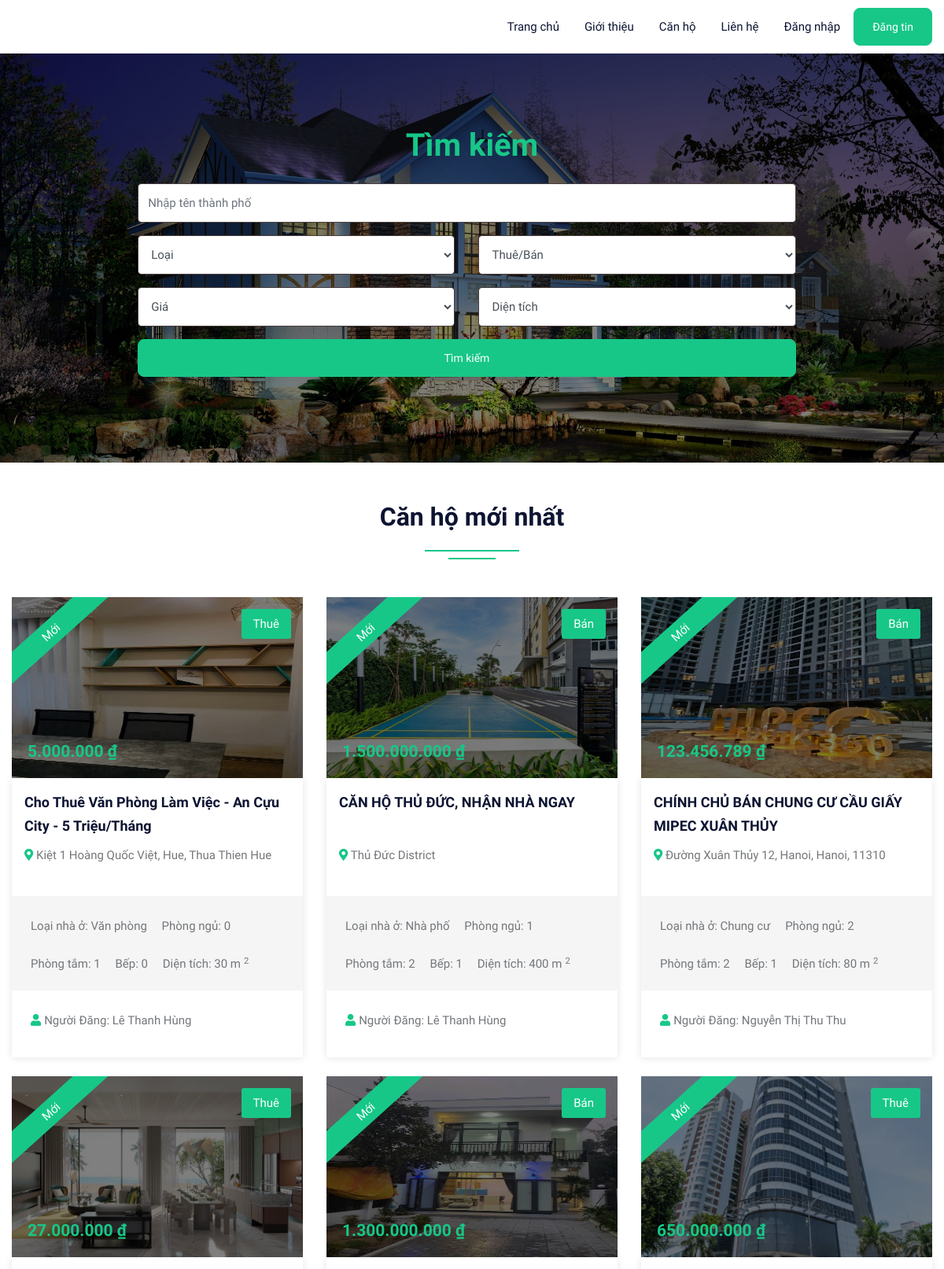
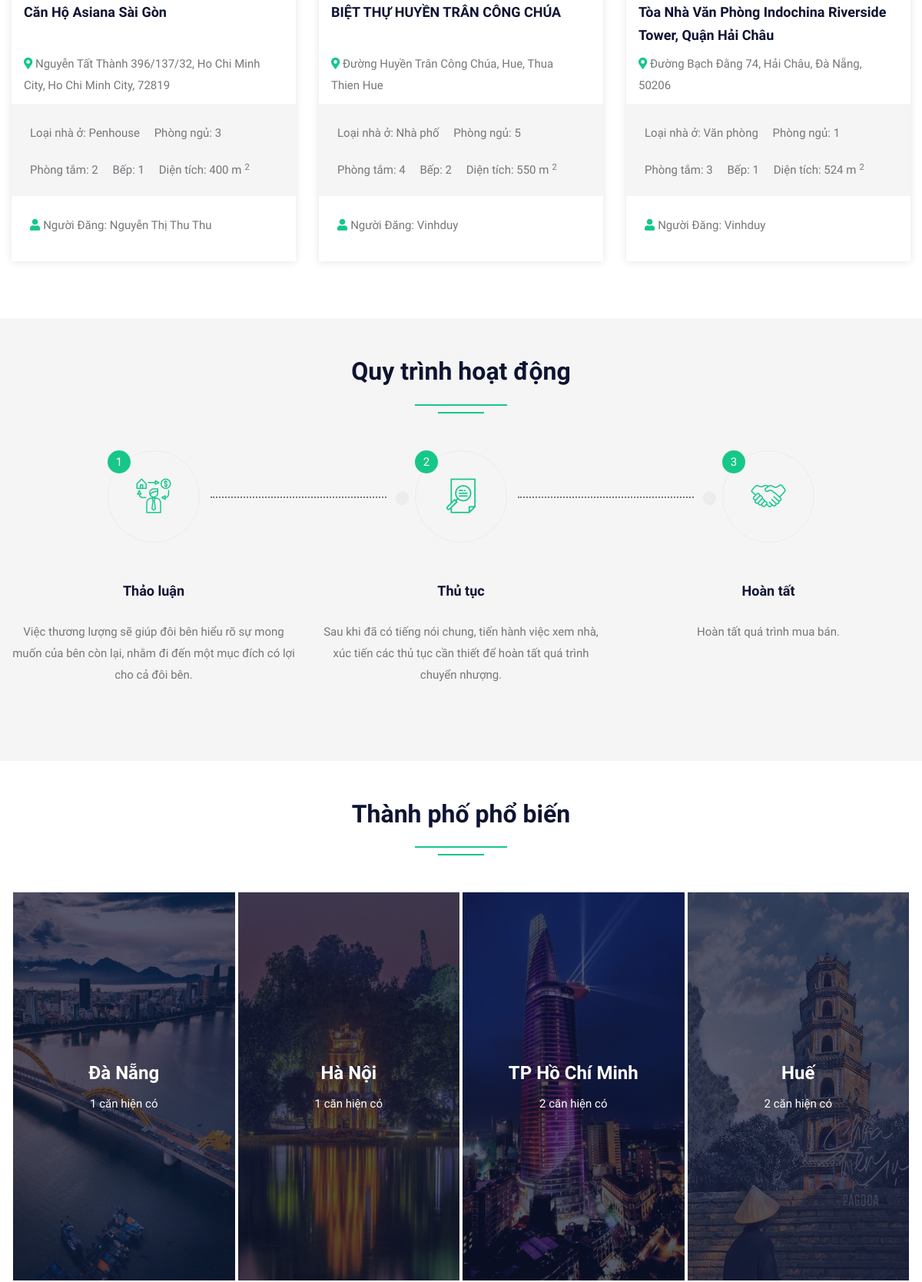
The page / (upper part) on the database its author committed (2 pictures, top to bottom).
### tables this page shows
CREATE TABLE `property` (
  `pid` int(50) NOT NULL,
  `title` varchar(200) NOT NULL,
  `pcontent` longtext NOT NULL,
  `type` varchar(100) NOT NULL,
  `pool` varchar(50) NOT NULL,
  `stype` varchar(100) NOT NULL,
  `bedroom` int(50) NOT NULL,
  `bathroom` int(50) NOT NULL,
  `direction` varchar(50) NOT NULL,
  `kitchen` int(50) NOT NULL,
  `parkinglot` varchar(50) NOT NULL,
  `floor` varchar(50) NOT NULL,
  `size` int(50) NOT NULL,
  `price` int(50) NOT NULL,
  `location` varchar(200) NOT NULL,
  `district` varchar(100) NOT NULL,
  `city` varchar(100) NOT NULL,
  `pimage` varchar(300) DEFAULT NULL,
  `pimage1` varchar(300) DEFAULT NULL,
  `pimage2` varchar(300) DEFAULT NULL,
  `pimage3` varchar(300) DEFAULT NULL,
  `pimage4` varchar(300) DEFAULT NULL,
  `uid` int(50) NOT NULL,
  `status` varchar(50) NOT NULL,
  `mapimage` varchar(300) NOT NULL,
  `security` varchar(50) NOT NULL,
  `date` datetime NOT NULL DEFAULT current_timestamp(),
  `lat` text NOT NULL,
  `long` text NOT NULL
);

CREATE TABLE `user` (
  `uid` int(50) NOT NULL,
  `uname` varchar(100) NOT NULL,
  `uemail` varchar(100) NOT NULL,
  `uphone` varchar(20) NOT NULL,
  `upass` varchar(50) NOT NULL,
  `uimage` varchar(300) DEFAULT NULL,
  `role` varchar(20) DEFAULT 'user'
);

### index.php (the view, shortened to what the rows shown need)
<?php
$fmt = numfmt_create('vi_VN', NumberFormatter::CURRENCY);
?>
<!DOCTYPE html>
<html lang="en">
<head>
    <link rel="stylesheet" type="text/css" href="css/bootstrap.min.css">
    <link rel="stylesheet" type="text/css" href="css/bootstrap-slider.css">
    <link rel="stylesheet" type="text/css" href="css/jquery-ui.css">
    <link rel="stylesheet" type="text/css" href="css/layerslider.css">
    <link rel="stylesheet" type="text/css" href="css/color.css" id="color-change">
    <link rel="stylesheet" type="text/css" href="css/owl.carousel.min.css">
    <link rel="stylesheet" type="text/css" href="css/font-awesome.min.css">
    <link rel="stylesheet" type="text/css" href="fonts/flaticon/flaticon.css">
    <link rel="stylesheet" type="text/css" href="css/style.css">
</head>
<body>
    <div id="page-wrapper">
        <div class="row">
            <?php include("include/header.php"); ?>
            <div class="overlay-black w-100 slider-banner1 position-relative" style="background-image: url('images/banner/01.jpg'); background-size: cover; background-position: center center; background-repeat: no-repeat;">
                <div class="container h-100">
                    <div class="row h-100 align-items-center">
                        <div class="col-lg-12">
                            <div class="text-white">
                                <h1 class="mb-4" style="text-align:center"><span class="text-primary">Tìm kiếm</span><br></h1>
                            </div>
                        </div>
                    </div>
                </div>
            </div>
            <div class="full-row ">
                <div class="container">
                    <div class="row">
                        <div class="col-md-12">
                            <h2 class="text-secondary double-down-line text-center mb-4">Căn hộ mới nhất</h2>
                        </div>
                        <div class="col-md-12">
                            <div class="tab-content mt-4" id="pills-tabContent">
                                <div class="tab-pane fade show active" id="pills-home" role="tabpanel" aria-labelledby="pills-home">
                                    <div class="row">
                                        <?php $query = mysqli_query($con, "SELECT property.*, user.uname,user.uimage FROM `property`,`user` WHERE property.uid=user.uid && property.status='Khả dụng' ORDER BY date DESC LIMIT 9");
                                        while ($row = mysqli_fetch_array($query)) {
                                        ?>
                                            <div class="col-md-6 col-lg-4">
                                                <div class="featured-thumb hover-zoomer mb-4">
                                                    <div class="overlay-black overflow-hidden position-relative"> <img class="property-img" src="admin/property/<?php echo $row['17']; ?>" alt="pimage">
                                                        <div class="featured bg-primary text-white">Mới</div>
                                                        <div class="sale text-white text-capitalize" style="background-color: #17c788"><?php echo $row['5']; ?></div>
                                                        <div class="price text-primary"><b><?php echo numfmt_format_currency($fmt, $row['13'], "VND"); ?> </b></div>
                                                    </div>
                                                    <div class="featured-thumb-data shadow-one">
                                                        <div class="p-3">
                                                            <h5 class="text-secondary hover-text-primary mb-2 text-capitalize title-pro"><a href="propertydetail.php?pid=<?php echo $row['0']; ?>"><?php echo $row['1']; ?></a></h5>
                                                            <div class="address-pro">
                                                                <span class="location text-capitalize"><i class="fas fa-map-marker-alt text-primary"></i> <?php echo $row['14']; ?></span>
                                                            </div>
                                                        </div>
                                                        <div class="bg-gray quantity px-4 pt-4">
                                                            <ul>
                                                                <li>Loại nhà ở: <?php echo $row['3']; ?></li>
                                                                <li>Phòng ngủ: <?php echo $row['6']; ?></li>
                                                                <li>Phòng tắm: <?php echo $row['7']; ?></li>
                                                                <li>Bếp: <?php echo $row['9']; ?></li>
                                                                <li>Diện tích: <?php echo $row['12']; ?> m<sup>2</li>
                                                            </ul>
                                                        </div>
                                                        <div class="p-4 d-inline-block w-100">
                                                            <div class="float-left text-capitalize"><i class="fas fa-user text-primary mr-1"></i>Người đăng: <?php echo $row['uname']; ?></div>
                                                        </div>
                                                    </div>
                                                </div>
                                            </div>
                                        <?php } ?>
                                    </div>
                                </div>
                            </div>
                        </div>
                    </div>
                </div>
            </div>
                <div class="full-row bg-gray">
                    <div class="container">
                        <div class="row">
                            <div class="col-lg-12">
                                <h2 class="text-secondary double-down-line text-center mb-5">Quy trình hoạt động</h2>
                            </div>
                        </div>
                    </div>
                </div>
            <div class="full-row " style="padding: 50px 0 0 0">
                <div class="container">
                    <div class="row">
                        <div class="col-lg-12">
                            <h2 class="text-secondary double-down-line text-center mb-5">Thành phố phổ biến</h2>
                        </div>
                    </div>
                    <div class="col-lg-12">
                        <div class="row">
                            <div class="col-md-6 col-lg-3 pb-1">
                                <div class="overflow-hidden position-relative overlay-secondary hover-zoomer mx-n13 z-index-9"> <img src="images/thumbnail4/danang_tn.jpg" alt="">
                                    <div class="text-white xy-center z-index-9 position-absolute text-center w-100">
                                        <?php
                                        $query = mysqli_query($con, "SELECT count(city), property.* FROM property where city='Đà Nẵng'&&status='Khả dụng'");
                                        while ($row = mysqli_fetch_array($query)) {
                                        ?>
                                            <h4 class="hover-text-primary text-capitalize"><a href="cityproperty.php?id=<?php echo $row['17'] ?>"><?php echo $row['city']; ?></a></h4>
                                            <span><?php
                                                    $total = $row[0];
                                                    echo $total; ?> căn hiện có</span>
                                    </div>
                                <?php } ?>
                                </div>
                            </div>
                            <div class="col-md-6 col-lg-3 pb-1">
                                <div class="overflow-hidden position-relative overlay-secondary hover-zoomer mx-n13 z-index-9"> <img src="images/thumbnail4/hanoi_tn.jpg" alt="">
                                    <div class="text-white xy-center z-index-9 position-absolute text-center w-100">
                                        <?php
                                        $query = mysqli_query($con, "SELECT count(city), property.* FROM property where city='Hà Nội'&&status='Khả dụng'");
                                        while ($row = mysqli_fetch_array($query)) {
                                        ?>
                                            <h4 class="hover-text-primary text-capitalize"><a href="cityproperty.php?id=<?php echo $row['17'] ?>"><?php echo $row['city']; ?></a></h4>
                                            <span><?php
                                                    $total = $row[0];
                                                    echo $total; ?> căn hiện có</span>
                                    </div>
                                <?php } ?>
                                </div>
                            </div>
                            <div class="col-md-6 col-lg-3 pb-1">
                                <div class="overflow-hidden position-relative overlay-secondary hover-zoomer mx-n13 z-index-9"> <img src="images/thumbnail4/saigon_tn.jpg" alt="">
                                    <div class="text-white xy-center z-index-9 position-absolute text-center w-100">
                                        <?php
                                        $query = mysqli_query($con, "SELECT count(city), property.* FROM property where city='TP Hồ Chí Minh'&&status='Khả dụng'");
                                        while ($row = mysqli_fetch_array($query)) {
                                        ?>
                                            <h4 class="hover-text-primary text-capitalize"><a href="cityproperty.php?id=<?php echo $row['17'] ?>"><?php echo $row['city']; ?></a></h4>
                                            <span><?php
                                                    $total = $row[0];
                                                    echo $total; ?> căn hiện có</span>
                                    </div>
                                <?php } ?>
                                </div>
                            </div>
                            <div class="col-md-6 col-lg-3 pb-1">
                                <div class="overflow-hidden position-relative overlay-secondary hover-zoomer mx-n13 z-index-9"> <img src="images/thumbnail4/hue_tn.jpg" alt="">
                                    <div class="text-white xy-center z-index-9 position-absolute text-center w-100">
                                        <?php
                                        $query = mysqli_query($con, "SELECT count(city), property.* FROM property where city='Huế'&&status='Khả dụng'");
                                        while ($row = mysqli_fetch_array($query)) {
                                        ?>
                                            <h4 class="hover-text-primary text-capitalize"><a href="cityproperty.php?id=<?php echo $row['17'] ?>"><?php echo $row['city']; ?></a></h4>
                                            <span><?php
                                                    $total = $row[0];
                                                    echo $total; ?> căn hiện có</span>
                                    </div>
                                <?php } ?>
                                </div>
                            </div>
                        </div>
                    </div>
                </div>
            </div>
        </div>
</body>
</html>

### rows shown on the page
property: pimage (picture), stype "Thuê", price "5.000.000 ₫", title "Cho Thuê Văn Phòng Làm Việc - An Cựu City - 5 Triệu/Tháng", location "Kiệt 1 Hoàng Quốc Việt, Hue, Thua Thien Hue", type "Văn phòng", bedroom "0", bathroom "1", kitchen "0", size "30", uid.uname "Lê Thanh Hùng"
property: pimage (picture), stype "Bán", price "1.500.000.000 ₫", title "CĂN HỘ THỦ ĐỨC, NHẬN NHÀ NGAY", location "Thủ Đức District", type "Nhà phố", bedroom "1", bathroom "2", kitchen "1", size "400", uid.uname "Lê Thanh Hùng"
property: pimage (picture), stype "Bán", price "123.456.789 ₫", title "CHÍNH CHỦ BÁN CHUNG CƯ CẦU GIẤY MIPEC XUÂN THỦY", location "Đường Xuân Thủy 12, Hanoi, Hanoi, 11310", type "Chung cư", bedroom "2", bathroom "2", kitchen "1", size "80", uid.uname "Nguyễn Thị Thu Thu", city "Hà Nội", total "1"
property: pimage (picture), stype "Thuê", price "27.000.000 ₫", title "Căn Hộ Asiana Sài Gòn", location "Nguyễn Tất Thành 396/137/32, Ho Chi Minh City, Ho Chi Minh City, 72819", type "Penhouse", bedroom "3", bathroom "2", kitchen "1", size "400", uid.uname "Nguyễn Thị Thu Thu", city "TP Hồ Chí Minh", total "2"
property: pimage (picture), stype "Bán", price "1.300.000.000 ₫", title "BIỆT THỰ HUYỀN TRÂN CÔNG CHÚA", location "Đường Huyền Trân Công Chúa, Hue, Thua Thien Hue", type "Nhà phố", bedroom "5", bathroom "4", kitchen "2", size "550", uid.uname "Vinhduy", city "Huế", total "2"
property: pimage (picture), stype "Thuê", price "650.000.000 ₫", title "Tòa Nhà Văn Phòng Indochina Riverside Tower, Quận Hải Châu", location "Đường Bạch Đằng 74, Hải Châu, Đà Nẵng, 50206", type "Văn phòng", bedroom "1", bathroom "3", kitchen "1", size "524", uid.uname "Vinhduy", city "Đà Nẵng", total "1"
